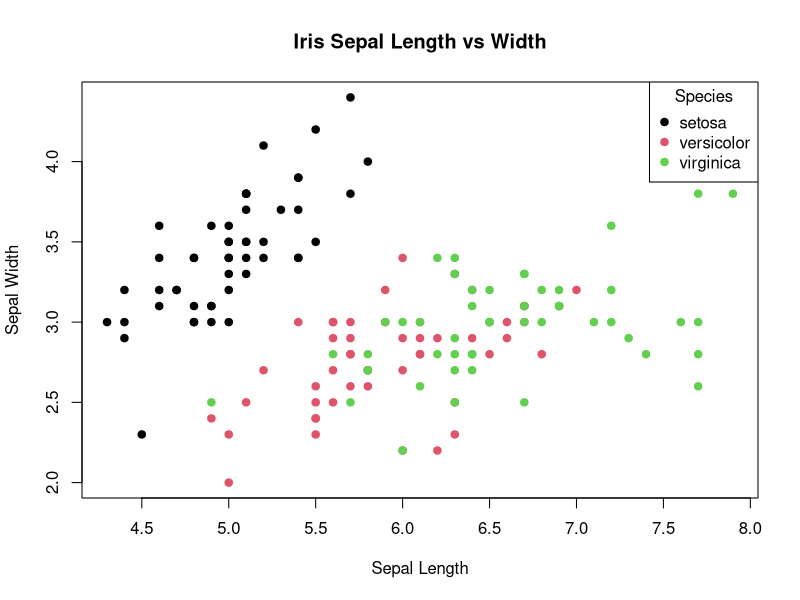

The R source for this figure:
## ---- chunk 1
# Load the iris dataset

data(iris)

# Create a scatterplot

plot(iris$Sepal.Length, iris$Sepal.Width,
col = iris$Species,
pch = 19,
main = "Iris Sepal Length vs Width",
xlab = "Sepal Length",
ylab = "Sepal Width")

# Add a legend

legend("topright", legend = levels(iris$Species),
col = 1:3, pch = 19, title = "Species")
